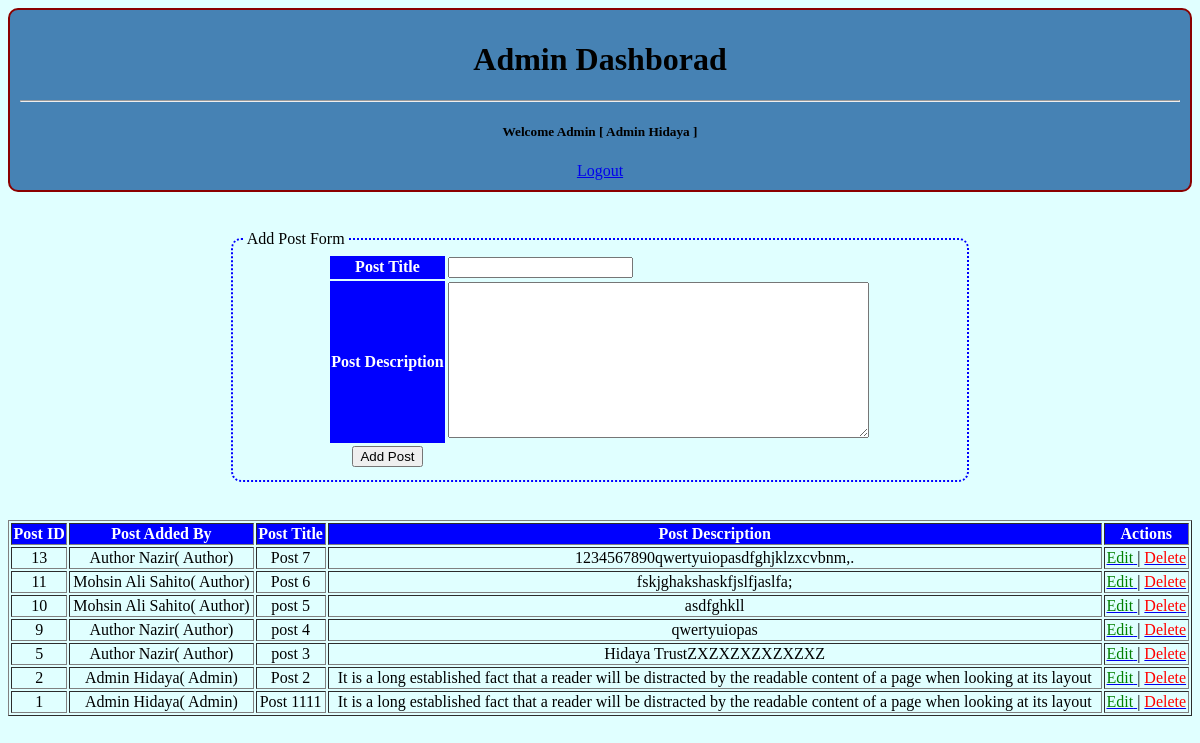
/admin/index.php (signed in), run on the app's committed database.
### tables this page shows
CREATE TABLE `posts` (
  `post_id` int(11) NOT NULL AUTO_INCREMENT,
  `added_by_user_role_id` int(11) DEFAULT NULL,
  `post_title` text DEFAULT NULL,
  `post_description` longtext DEFAULT NULL,
  `is_active` enum('Active','Inactive') DEFAULT 'Active',
  PRIMARY KEY (`post_id`),
  KEY `author_user_role_id` (`added_by_user_role_id`),
  CONSTRAINT `posts_ibfk_1` FOREIGN KEY (`added_by_user_role_id`) REFERENCES `user_role` (`user_role_id`) ON DELETE CASCADE ON UPDATE CASCADE
);

CREATE TABLE `users` (
  `user_id` int(11) NOT NULL AUTO_INCREMENT,
  `full_name` varchar(100) DEFAULT NULL,
  `gender` enum('Female','Male') DEFAULT 'Male',
  `user_email` varchar(100) DEFAULT NULL,
  `user_password` text DEFAULT NULL,
  `is_active` enum('Active','Inactive') DEFAULT 'Active',
  PRIMARY KEY (`user_id`)
);

CREATE TABLE `roles` (
  `role_id` int(11) NOT NULL AUTO_INCREMENT,
  `role_type` varchar(100) DEFAULT NULL,
  PRIMARY KEY (`role_id`)
);

### admin/index.php (the view, shortened to what this page needs)
<!DOCTYPE html>
<html>
<head>
</head>
<body>
	<?php
		require_once 'manage_posts.php';
		$posts = getAllPosts();
	?>
	<center>
		<div id="header">
			<h1>Admin Dashborad</h1>
			<hr />
			<h5>Welcome Admin [
				<?php
					echo $_SESSION['user']['full_name'];
				?>
			]</h5>
			<a href="../logout_users.php">Logout</a>
		</div>
		<?php
			if(isset($_GET['post_id']))
			{
				EditFormPost("post_process.php","POST",$_GET['post_id']);
			}else{
				AddFormPost("post_process.php","POST");
			}
		?>
		<table border="1" width="100%">
				<tr>
					<th>Post ID</th>
					<th>Post Added By</th>
					<th>Post Title</th>
					<th>Post Description</th>
					<th>Actions</th>
				</tr>
				<?php
					if($posts->num_rows > 0)
					{
						while($post = mysqli_fetch_assoc($posts))
						{
						?>
						<tr align="center">
							<td>
								<?php echo $post['post_id']; ?>
							</td>
							<td>
								<?php
								echo getUserFullNameByUserRoleId($post['added_by_user_role_id']);
								?>
							</td>
							<td>
								<?php echo $post['post_title']; ?>
							</td>
							<td>
								<?php echo $post['post_description']; ?>
							</td>
							<td>
								<a href="index.php?post_id=<?php echo $post['post_id']; ?>">
									<span id="edit">Edit</span>
								</a>
								 |
								<a href="javascript:void(0)" post_id="<?php echo $post['post_id']; ?>" onclick="deletePost(this)">
									<span id="delete">Delete</span>
								</a>
							</td>
						</tr>
						<?php
						}
					}
				?>
		</table>
	</center>
</body>
</html>

### admin/manage_posts.php (shortened to what this page needs)
<?php
	require_once '../require/connection.php';
	function getAllPosts()
	{
		global $connection;
		$query = "SELECT * FROM posts ORDER BY `posts`.`post_id` DESC";
		$res = mysqli_query($connection,$query);
		return $res;
	}
	function getUserFullNameByUserRoleId($user_role_id){
		global $connection;
		$query = "SELECT `roles`.`role_type`, `users`.`full_name` FROM `users`
		INNER JOIN `user_role` ON `users`.`user_id` = `user_role`.`user_id`
		INNER JOIN `roles` ON `user_role`.`role_id` = `roles`.`role_id`
		WHERE `user_role`.`user_role_id` = $user_role_id";
		$res = mysqli_query($connection,$query);
		$data = mysqli_fetch_assoc($res);
		return $data['full_name']."( ".$data['role_type'].")";
	}
	function AddFormPost($action = "",$method="GET")
	{
		?>
		<br />
		<fieldset style="width: 60%">
			<legend>Add Post Form</legend>
			<form action="<?php echo $action; ?>" method="<?php echo $method; ?>">
				<table>
						<tr>
							<th>Post Title</th>
							<td>
								<input type="text" name="post_title" required>
							</td>
						</tr>
						<tr>
							<th>Post Description</th>
							<td>
								<textarea cols="50" rows="10" name="post_desc" required></textarea>
							</td>
						</tr>
						<tr>
							<td align="center">
								<input type="submit" name="add_post" value="Add Post">
							</td>
						</tr>
				</table>
			</form>
		</fieldset>
		<br />
		<?php
	}
		?>

### admin/index.php (style rules this page uses)
#header { background-color: steelblue; padding: 10px; height: auto; text-align: center; border-radius: 10px; border: 2px solid darkred; }
table tr th { background-color: blue; color: white; }
body { font-family: cursive; background-color: lightcyan; }
input { accent-color: red; }
fieldset { border-radius: 10px; margin: 20px; border: 2px dotted blue; }
#edit { color: green; text-decoration: none; }
#delete { color: red; text-decoration: none; }

### data on the page
posts: post_id "13", added_by_user_role.role_type "Author Nazir( Author)", post_title "Post 7", post_description "1234567890qwertyuiopasdfghjklzxcvbnm,."
posts: post_id "11", added_by_user_role.role_type "Mohsin Ali Sahito( Author)", post_title "Post 6", post_description "fskjghakshaskfjslfjaslfa;"
posts: post_id "10", added_by_user_role.role_type "Mohsin Ali Sahito( Author)", post_title "post 5", post_description "asdfghkll"
posts: post_id "9", added_by_user_role.role_type "Author Nazir( Author)", post_title "post 4", post_description "qwertyuiopas"
posts: post_id "5", added_by_user_role.role_type "Author Nazir( Author)", post_title "post 3", post_description "Hidaya TrustZXZXZXZXZXZXZ"
posts: post_id "2", added_by_user_role.role_type "Admin Hidaya( Admin)", post_title "Post 2", post_description "It is a long established fact that a reader will be distracted by the readable content of a page when looking at its layout"
posts: post_id "1", added_by_user_role.role_type "Admin Hidaya( Admin)", post_title "Post 1111", post_description "It is a long established fact that a reader will be distracted by the readable content of a page when looking at its layout"

### other printed values
$_SESSION['user']['full_name'] "Admin Hidaya"
